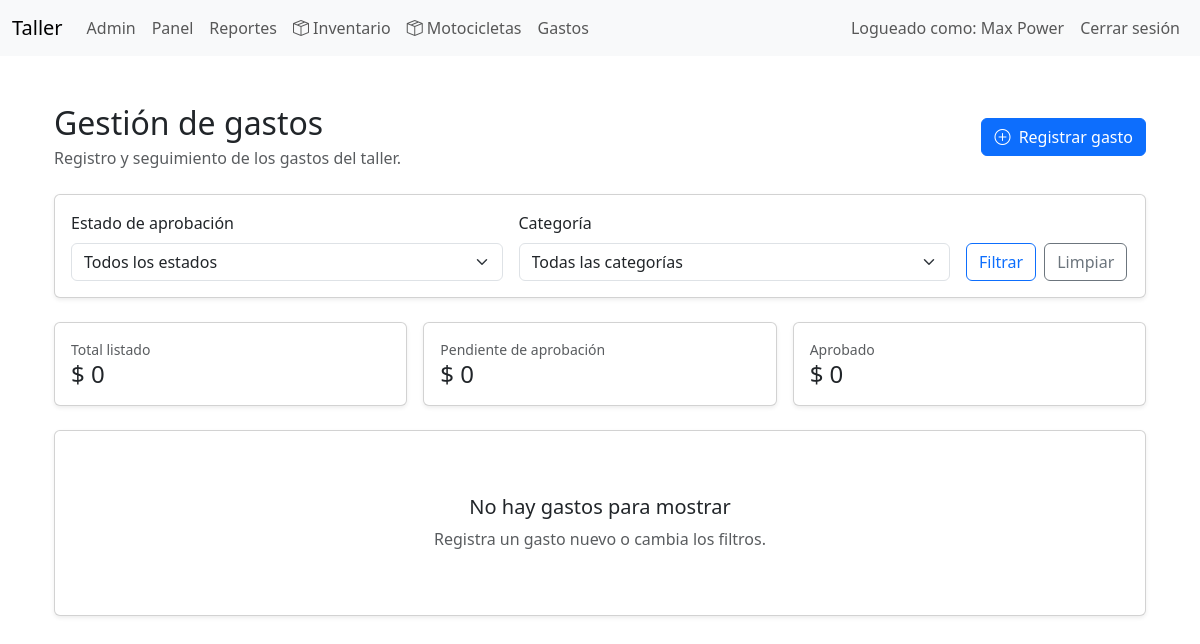
The app's page /index.php?controller=expense&action=index (signed in), older data.
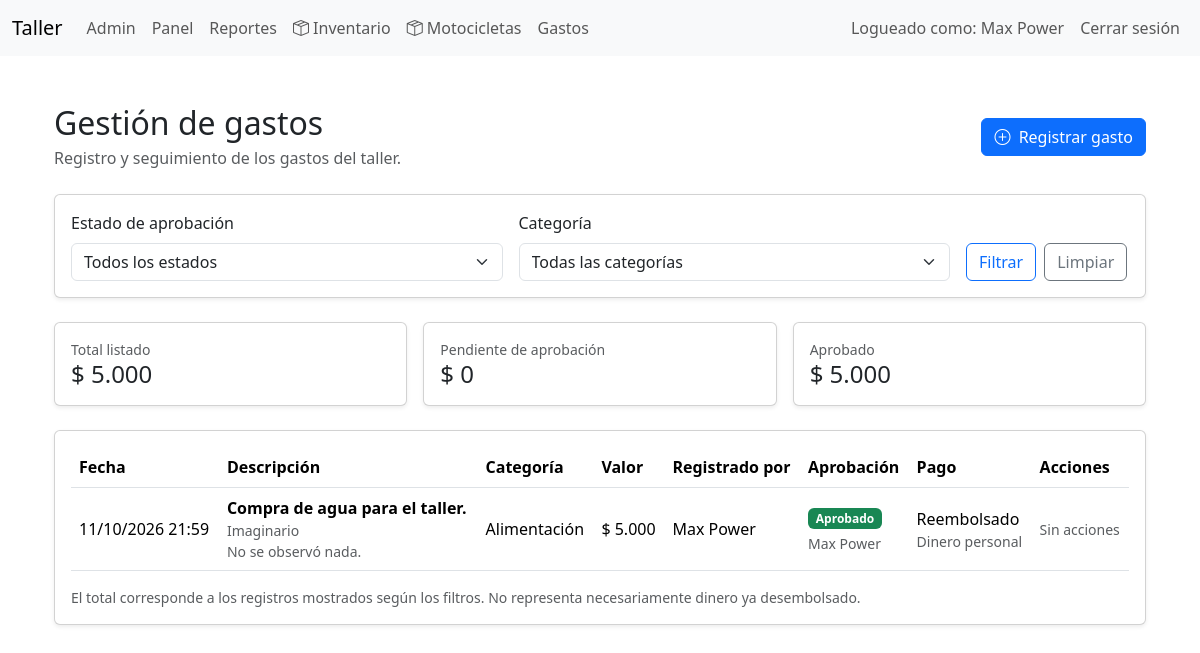
The same page, newer data.
### tables this page shows
CREATE TABLE `gastos` (
  `id` int(11) NOT NULL,
  `descripcion` varchar(255) NOT NULL,
  `categoria` enum('alimentacion','operativo','herramientas','transporte','imprevisto','otro') NOT NULL DEFAULT 'otro',
  `valor` decimal(12,2) NOT NULL,
  `fecha_gasto` datetime NOT NULL DEFAULT current_timestamp(),
  `registrado_por` int(11) NOT NULL,
  `autorizado_por` int(11) DEFAULT NULL,
  `estado` enum('pendiente','aprobado','rechazado') NOT NULL DEFAULT 'pendiente',
  `estado_pago` enum('pendiente','pagado','reembolsado') NOT NULL DEFAULT 'pendiente',
  `forma_pago` enum('caja','transferencia','dinero_personal','otro') NOT NULL DEFAULT 'caja',
  `proveedor` varchar(255) DEFAULT NULL,
  `observacion` text DEFAULT NULL,
  `fecha_creacion` datetime NOT NULL DEFAULT current_timestamp(),
  `fecha_actualizacion` datetime NOT NULL DEFAULT current_timestamp() ON UPDATE current_timestamp()
);

CREATE TABLE `usuarios` (
  `id` int(11) NOT NULL,
  `nombre` varchar(150) NOT NULL,
  `usuario` varchar(100) NOT NULL,
  `contraseña_hash` varchar(255) NOT NULL,
  `rol` enum('admin','mecanico') NOT NULL DEFAULT 'mecanico',
  `fecha_creacion` datetime NOT NULL
);

### app/views/expense/index.php (the view, shortened to what the changed rows need)
<?php
$categorias = [
    'alimentacion' => 'Alimentación',
    'operativo' => 'Operativo',
    'herramientas' => 'Herramientas',
    'transporte' => 'Transporte',
    'imprevisto' => 'Imprevisto',
    'otro' => 'Otro',
];
$estados = [
    'pendiente' => 'Pendiente de aprobación',
    'aprobado' => 'Aprobado',
    'rechazado' => 'Rechazado',
];
$estadosPago = [
    'pendiente' => 'Pendiente de pago',
    'pagado' => 'Pagado',
    'reembolsado' => 'Reembolsado',
];
$formatCOP = static function ($valor): string {
    return '$ ' . number_format((float)$valor, 0, ',', '.');
};
?>
<div class="container py-4">
    <div class="d-flex flex-wrap justify-content-between align-items-center gap-3 mb-4">
        <div>
            <h2 class="mb-1">Gestión de gastos</h2>
            <p class="text-muted mb-0">
                Registro y seguimiento de los gastos del taller.
            </p>
        </div>
        <a href="index.php?controller=expense&action=create"
           class="btn btn-primary">
            <i class="bi bi-plus-circle me-1"></i>
            Registrar gasto
        </a>
    </div>
    <div class="card shadow-sm mb-4">
        <div class="card-body">
            <form method="GET" action="index.php"
                  class="row g-3 align-items-end">
                <div class="col-md-5">
                    <label for="estado" class="form-label">
                        Estado de aprobación
                    </label>
                    <select name="estado" id="estado" class="form-select">
                        <option value="">Todos los estados</option>
                    </select>
                </div>
                <div class="col-md-5">
                    <label for="categoria" class="form-label">
                        Categoría
                    </label>
                    <select name="categoria" id="categoria" class="form-select">
                        <option value="">Todas las categorías</option>
                    </select>
                </div>
                <div class="col-md-2 d-flex gap-2">
                    <button type="submit" class="btn btn-outline-primary">
                        Filtrar
                    </button>
                    <a href="index.php?controller=expense&action=index"
                       class="btn btn-outline-secondary">
                        Limpiar
                    </a>
                </div>
            </form>
        </div>
    </div>
    <?php
    $totalGastos = 0;
    $totalPendientes = 0;
    $totalAprobados = 0;
    foreach ($gastos as $gasto) {
        $totalGastos += (float)$gasto['valor'];
        if ($gasto['estado'] === 'aprobado') {
            $totalAprobados += (float)$gasto['valor'];
        }
    }
    ?>
    <div class="row g-3 mb-4">
        <div class="col-md-4">
            <div class="card shadow-sm h-100">
                <div class="card-body">
                    <div class="text-muted small">Total listado</div>
                    <h4 class="mb-0">
                        <?= $formatCOP($totalGastos) ?>
                    </h4>
                </div>
            </div>
        </div>
        <div class="col-md-4">
            <div class="card shadow-sm h-100">
                <div class="card-body">
                    <div class="text-muted small">Pendiente de aprobación</div>
                    <h4 class="mb-0">
                        <?= $formatCOP($totalPendientes) ?>
                    </h4>
                </div>
            </div>
        </div>
        <div class="col-md-4">
            <div class="card shadow-sm h-100">
                <div class="card-body">
                    <div class="text-muted small">Aprobado</div>
                    <h4 class="mb-0">
                        <?= $formatCOP($totalAprobados) ?>
                    </h4>
                </div>
            </div>
        </div>
    </div>
    <div class="card shadow-sm">
        <div class="card-body">
            <?php if (empty($gastos)): ?>
                <div class="text-center py-5">
                    <h5>No hay gastos para mostrar</h5>
                    <p class="text-muted mb-0">
                        Registra un gasto nuevo o cambia los filtros.
                    </p>
                </div>
            <?php else: ?>
                <div class="table-responsive">
                    <table class="table table-hover align-middle">
                        <thead>
                            <tr>
                                <th>Fecha</th>
                                <th>Descripción</th>
                                <th>Categoría</th>
                                <th>Valor</th>
                                <th>Registrado por</th>
                                <th>Aprobación</th>
                                <th>Pago</th>
                                <?php if ($esAdmin): ?>
                                    <th>Acciones</th>
                                <?php endif; ?>
                            </tr>
                        </thead>
                        <tbody>
                            <?php foreach ($gastos as $gasto): ?>
                                <?php
                                $estadoActual = $gasto['estado'] ?? 'pendiente';
                                $claseEstado = match ($estadoActual) {
                                    'aprobado' => 'success',
                                    'rechazado' => 'danger',
                                    default => 'warning',
                                };
                                $pagoActual = $gasto['estado_pago'] ?? 'pendiente';
                                ?>
                                <tr>
                                    <td>
                                        <?= htmlspecialchars(
                                            date(
                                                'd/m/Y H:i',
                                                strtotime($gasto['fecha_gasto'])
                                            )
                                        ) ?>
                                    </td>
                                    <td>
                                        <strong>
                                            <?= htmlspecialchars($gasto['descripcion']) ?>
                                        </strong>
                                        <?php if (!empty($gasto['proveedor'])): ?>
                                            <div class="small text-muted">
                                                <?= htmlspecialchars($gasto['proveedor']) ?>
                                            </div>
                                        <?php endif; ?>
                                        <?php if (!empty($gasto['observacion'])): ?>
                                            <div class="small text-muted">
                                                <?= htmlspecialchars($gasto['observacion']) ?>
                                            </div>
                                        <?php endif; ?>
                                    </td>
                                    <td>
                                        <?= htmlspecialchars(
                                            $categorias[$gasto['categoria']]
                                                ?? $gasto['categoria']
                                        ) ?>
                                    </td>
                                    <td class="text-nowrap">
                                        <?= $formatCOP($gasto['valor']) ?>
                                    </td>
                                    <td>
                                        <?= htmlspecialchars(
                                            $gasto['registrado_por_nombre']
                                                ?? 'Usuario'
                                        ) ?>
                                    </td>
                                    <td>
                                        <span class="badge text-bg-<?= $claseEstado ?>">
                                            <?= htmlspecialchars(
                                                $estados[$estadoActual]
                                                    ?? $estadoActual
                                            ) ?>
                                        </span>
                                        <?php if (!empty($gasto['autorizado_por_nombre'])): ?>
                                            <div class="small text-muted mt-1">
                                                <?= htmlspecialchars(
                                                    $gasto['autorizado_por_nombre']
                                                ) ?>
                                            </div>
                                        <?php endif; ?>
                                    </td>
                                    <td>
                                        <?= htmlspecialchars(
                                            $estadosPago[$pagoActual] ?? $pagoActual
                                        ) ?>
                                        <div class="small text-muted">
                                            <?= htmlspecialchars(
                                                $gasto['forma_pago'] === 'dinero_personal'
                                                    ? 'Dinero personal'
                                                    : ($gasto['forma_pago'] === 'caja'
                                                        ? 'Caja'
                                                        : ucfirst(
                                                            str_replace(
                                                                '_',
                                                                ' ',
                                                                $gasto['forma_pago']
                                                            )
                                                        ))
                                            ) ?>
                                        </div>
                                    </td>
                                    <?php if ($esAdmin): ?>
                                        <td>
                                            <div class="d-flex flex-column gap-2">
                                                <?php if ($estadoActual === 'pendiente'): ?>
                                                    <form method="POST"
                                                          action="index.php?controller=expense&action=decide"
                                                          class="d-flex flex-wrap gap-1">
                                                        <input type="hidden"
                                                               name="id"
                                                               value="<?= (int)$gasto['id'] ?>">
                                                        <button type="submit"
                                                                name="decision"
                                                                value="aprobado"
                                                                class="btn btn-sm btn-success">
                                                            Aprobar
                                                        </button>
                                                        <button type="submit"
                                                                name="decision"
                                                                value="rechazado"
                                                                class="btn btn-sm btn-outline-danger"
                                                                onclick="return confirm('¿Rechazar este gasto?')">
                                                            Rechazar
                                                        </button>
                                                    </form>
                                                <?php else: ?>
                                                    <span class="text-muted small">
                                                        Sin acciones
                                                    </span>
                                                <?php endif; ?>
                                            </div>
                                        </td>
                                    <?php endif; ?>
                                </tr>
                            <?php endforeach; ?>
                        </tbody>
                    </table>
                </div>
                <div class="small text-muted">
                    El total corresponde a los registros mostrados según los filtros.
                    No representa necesariamente dinero ya desembolsado.
                </div>
            <?php endif; ?>
        </div>
    </div>
</div>

Row changes from the older to the newer data that the page shows:
added gastos: fecha_gasto "11/10/2026 21:59", descripcion "Compra de agua para el taller.", proveedor "Imaginario", observacion "No se observó nada.", categoria "Alimentación", valor "$ 5.000", autorizado_por.nombre "Max Power", estado "Aprobado", estado_pago "Reembolsado", forma_pago "Dinero personal", shows "Sin acciones"
Text that changed along with them:
$formatCOP($totalGastos): "$ 0" → "$ 5.000"
$formatCOP($totalAprobados): "$ 0" → "$ 5.000"
text no longer shown: "No hay gastos para mostrar Registra un gasto nuevo o cambia los filtros."
text now shown: "Fecha Descripción Categoría Valor Registrado por Aprobación Pago Acciones El total corresponde a los registros mostrados según los filtros. No representa necesariamente dinero ya desembolsado."
